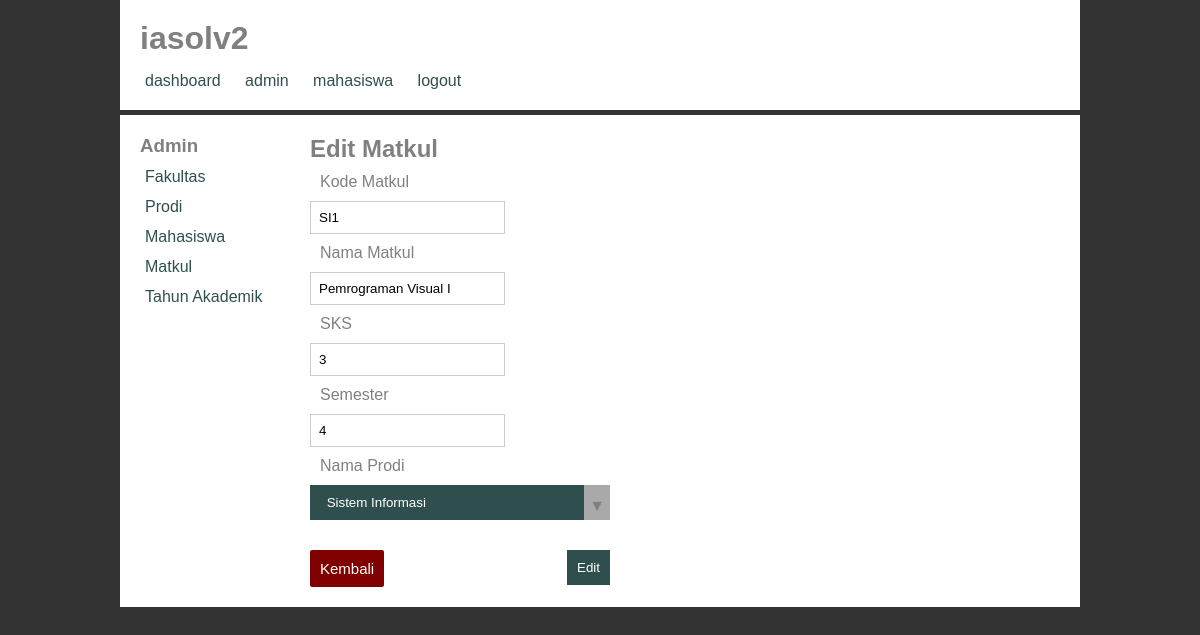
Screenshot of /admin/matkul/edit/SI1 with the database file from the repository.
### tables this page shows
CREATE TABLE `matkul` (
  `kode_matkul` varchar(5) NOT NULL,
  `nama_matkul` varchar(100) NOT NULL,
  `sks` int(1) NOT NULL,
  `smt` int(1) NOT NULL,
  `nama_prodi` varchar(30) NOT NULL
);

### application/controllers/admin/Matkul.php (called while the page is built, shortened)
<?php
class Matkul extends CI_Controller {
  public function __construct() {
    $this->load->model('Matkul_model');
    $this->load->library('form_validation');
  }
  public function edit($id) {
    $data['judul'] = 'Edit Matkul';
    $data['matkul'] = $this->Matkul_model->getById($id,'matkul');
    $this->form_validation->set_rules('kode_matkul','Kode Matkul','required|max_length[9]',[
      'required' => 'Kode matkul wajib diisi.',
      'max_length' => 'Kode matkul maksimal berisi 2 huruf.'
    ]);
    $this->form_validation->set_rules('nama_matkul','Nama Matkul','required',['required' => 'Nama matkul wajib diisi.']);
    $this->form_validation->set_rules('sks','SKS','required|numeric',[
      'required' => 'SKS wajib diisi.',
      'numeric' => 'SKS harus angka.'
    ]);
    $this->form_validation->set_rules('smt','Semester','required|numeric',[
      'required' => 'Semester wajib diisi.',
      'numeric' => 'Semester harus angka.'
    ]);
    $this->form_validation->set_rules('nama_prodi','Nama Prodi','required',['required' => 'Nama prodi wajib diisi.']);
    if($this->form_validation->run() == FALSE) {
      $data['nama_prodi'] = $this->Matkul_model->tampilProdi('prodi');
      $this->load->view('admin_templates/header',$data);
      $this->load->view('admin_templates/sidebar');
      $this->load->view('admin/matkul/edit',$data);
      $this->load->view('admin_templates/footer');
    } else {
      $this->Matkul_model->editMatkul();
      $this->session->set_flashdata('flash','Data matkul '. $data['matkul']['nama_matkul'] .' berhasil diedit.');
      redirect('admin/matkul');
    }
  }
}

### index.php (called while the page is built, shortened)
<?php
require_once BASEPATH.'core/CodeIgniter.php';

### application/models/Matkul_model.php (called while the page is built, shortened)
<?php
class Matkul_model extends CI_Model {
  public function tampilProdi($table) {
    $this->db->select('nama_prodi');
    return $this->db->get($table)->result_array();
  }
  public function getById($id,$table) {
    return $this->db->get_where('matkul',['kode_matkul' => $id])->row_array();
  }
}

### application/views/admin/matkul/edit.php (the view, shortened to what this page needs)
<h2>Edit Matkul</h2>
<form action="" method="post">
  <label for="kode_matkul">Kode Matkul</label>
  <input type="text" name="kode_matkul" value="<?php echo $matkul['kode_matkul']; ?>">
  <label for="nama_matkul">Nama Matkul</label>
  <input type="text" name="nama_matkul" value="<?php echo $matkul['nama_matkul']; ?>">
  <label for="sks">SKS</label>
  <input type="text" name="sks" value="<?php echo $matkul['sks']; ?>">
  <label for="smt">Semester</label>
  <input type="text" name="smt" value="<?php echo $matkul['smt']; ?>">
  <label for="nama_prodi">Nama Prodi</label>
  <div class="select">
    <select name="nama_prodi">
      <option value="<?php echo $matkul['nama_prodi']; ?>"><?php echo $matkul['nama_prodi']; ?></option>
    </select>
  </div>
  <button type="submit" name="tambah" class="register">Edit</button>
</form>
<a class="btn-primary kembali" href="<?php echo base_url() ?>admin/matkul">Kembali</a>

### assets/style.css (style rules this page uses)
* { margin: 0; padding: 0; }
body { background-color: #333; }
.content h2 { margin-bottom: 10px; }
form, .error { width: 300px; }
label { display: block; margin: 10px; }
input { padding: 8px; display: block; border: 1px solid #ccc; }
select { -webkit-appearance: none; -moz-appearance: none; -ms-appearance: none; appearance: none; outline: 0; box-shadow: none; border: 0 !important; background: darkslategrey; background-image: none; }
.select { position: relative; display: flex; padding: 10px; line-height: 2; background: darkslategrey; overflow: hidden; }
select { flex: 1; padding: 0 .5em; color: #fff; cursor: pointer; }
.select::after { content: '\25BC'; position: absolute; top: 0; right: 0; padding: 5px; background: darkgrey; cursor: pointer; pointer-events: none; }
.btn-primary { background-color: darkslategrey; color: white; padding: 5px; text-decoration: none; border-radius: 2px; }
.kembali { margin-top: 30px; float: left; padding: 10px; font-size: 15px; background-color: maroon; }
.register { margin-top: 30px; float: right; }
button { background-color: darkslategrey; border: none; color: white; padding: 10px; }

### rows the page displays
matkul: kode_matkul "SI1", nama_matkul "Pemrograman Visual I", sks "3", smt "4", nama_prodi "Sistem Informasi"
